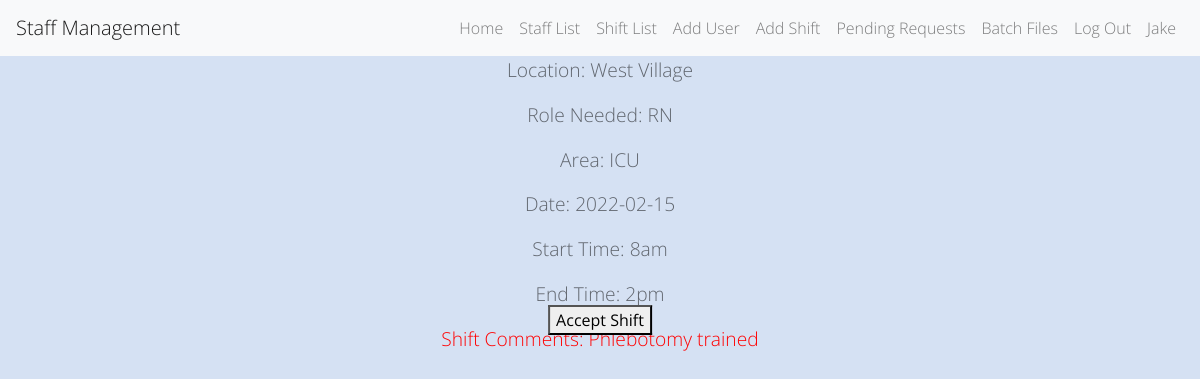
The app's page /acceptshift?id=1 (signed in) with its own data.
### app.py (models this page shows)
class User(UserMixin, db.Model):
    id = db.Column(db.Integer, primary_key=True)
    name = db.Column(db.String(1000))
    role = db.Column(db.String(100))
    location = db.Column(db.String(100))
    email = db.Column(db.String(100))
    phone_num = db.Column(db.String(100))
    availability = db.Column(db.String(100))
    can_float = db.Column(db.String(100))
    password = db.Column(db.String(100))
    shifts_worked = db.Column(db.Integer)

class Shift(db.Model):
    shift_id = db.Column(db.Integer, primary_key=True)
    location = db.Column(db.String(100))
    role = db.Column(db.String(100))
    area = db.Column(db.String(100))
    date = db.Column(db.Date)
    start_time = db.Column(db.String(100))
    end_time = db.Column(db.String(100))
    added_by_id = db.Column(db.Integer)
    added_by_name = db.Column(db.String)
    picked_up_by_id = db.Column(db.Integer)
    comments = db.Column(db.String(100))
    status = db.Column(db.String(100))

### app.py (the view, shortened to what this page needs)
@app.route('/acceptshift', methods=['GET', 'POST'])
@login_required
def accept_shift():
    shift_id = request.args.get('id')
    cur_shift = Shift.query.get(shift_id)
    return render_template("accept_shift.html", shift=cur_shift, logged_in=True)

### app.py (called while the page is built)
@login_manager.user_loader
def load_user(user_id):
    return User.query.get(int(user_id))

### templates/accept_shift.html (shortened to what this page needs)
{% extends 'base.html' %}
{% block content %}
     <form class="accept_shift_form" action="{{ url_for('accept_shift') }}" method="POST">
         <p>Location: {{shift.location}}</p>
         <p>Role Needed: {{shift.role}}</p>
         <p>Area: {{shift.area}}</p>
         <p>Date: {{shift.date}}</p>
         <p>Start Time: {{shift.start_time}}</p>
         <p>End Time: {{shift.end_time}}</p>
         <p style="color:red;">Shift Comments: {{ shift.comments }}</p>
        <button class="btn-form-bottom" type="submit">Accept Shift</button>
    </form>
{% endblock %}

### templates/base.html (shortened to what this page needs)
<!DOCTYPE html>
<html>
<head>
    <link rel="stylesheet" href="https://stackpath.bootstrapcdn.com/bootstrap/4.5.2/css/bootstrap.min.css">
    <link rel="stylesheet" href="{{ url_for('static', filename='css/styles.css')}}">
</head>
<body>
<nav class="navbar navbar-expand-lg navbar-light bg-light">
  <a class="navbar-brand" href="/">Staff Management</a>
  <div class="collapse navbar-collapse">
    <ul class="navbar-nav ml-auto">
      <li class="nav-item">
        <a class="nav-link" href="{{ url_for('home') }}">Home</a>
      </li>
    {% if logged_in: %}
        <li class="nav-item">
        <a class="nav-link" href="{{ url_for('staff') }}">Staff List</a>
      </li>
        <li class="nav-item">
        <a class="nav-link" href="{{ url_for('shift') }}">Shift List</a>
      </li>
        <li class="nav-item">
        <a class="nav-link" href="{{ url_for('add_user') }}">Add User</a>
      </li>
        <li class="nav-item">
        <a class="nav-link" href="{{ url_for('add_shift') }}">Add Shift</a>
      </li>
        <li class="nav-item">
        <a class="nav-link" href="{{ url_for('pending_requests') }}">Pending Requests</a>
      </li>
        <li class="nav-item">
        <a class="nav-link" href="{{ url_for('upload') }}">Batch Files</a>
      </li>
      <li class="nav-item">
        <a class="nav-link" href="{{ url_for('logout') }}">Log Out</a>
      </li>
        <li class="nav-item">
        <a class="nav-link" href="">{{ current_user.name }}</a>
      </li>
    {% endif %}
    </ul>
  </div>
</nav>
       {% block content %}
       {% endblock %}
</body>
</html>

### static/css/styles.css (style rules this page uses)
.btn-form-bottom { margin: 0; position: absolute; top: 40%; left: 50%; -ms-transform: translate(-50%, -50%); transform: translate(-50%, -50%); }
* { -webkit-box-sizing:border-box; -moz-box-sizing:border-box; -ms-box-sizing:border-box; -o-box-sizing:border-box; box-sizing:border-box; }
html { width: 100%; height:100%; overflow:scroll; }
body { width: 100%; height:100%; font-family: 'Open Sans', sans-serif; font-weight:200; background: #d5e1f3; color: rgba(0, 0, 0, 0.55); filter: progid:DXImageTransform.Microsoft.gradient( startColorstr='#3E1D6D', endColorstr='#092756',GradientType=1 ); }
a { text-decoration: none; text-align: center; }
p { text-align: center; }
.accept_shift_form p { font-size: 1.2rem; }

### records on screen
User: name "Jake"
Shift: location "West Village", role "RN", area "ICU", date "2022-02-15", start_time "8am", end_time "2pm", comments "Phlebotomy trained"
